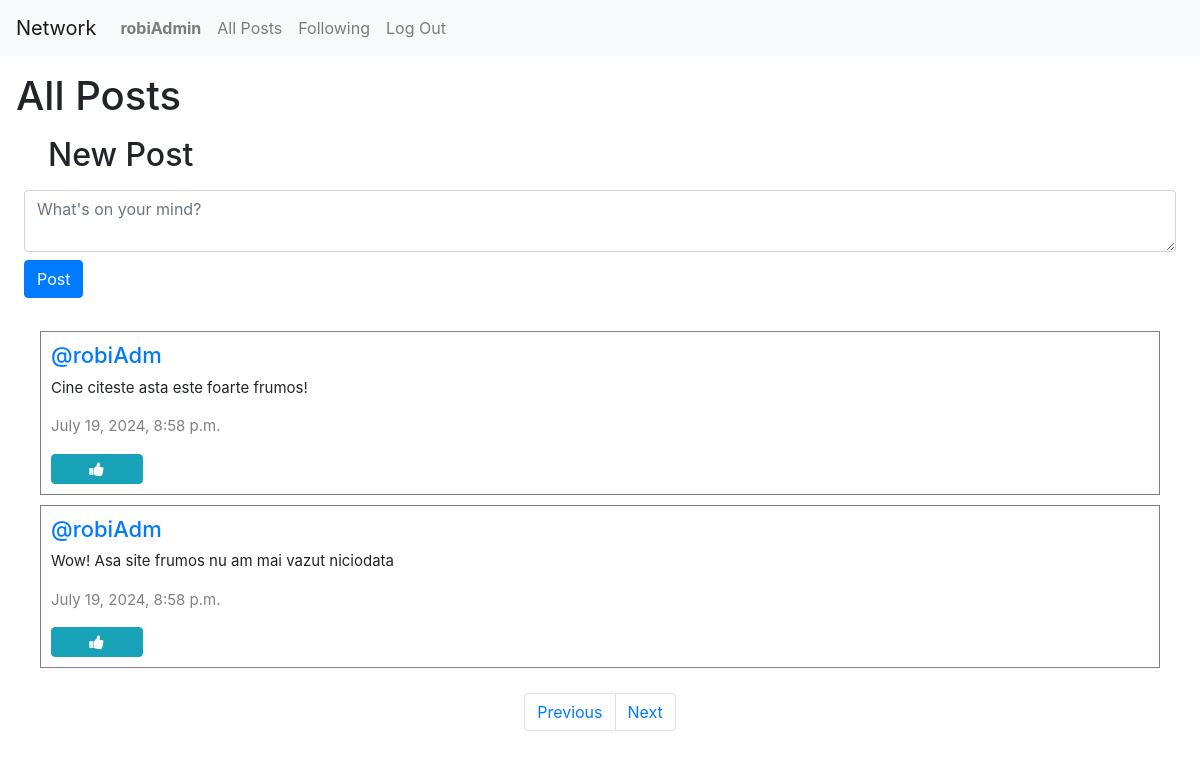
Page /?page=2 (signed in) on the committed database.
### network/models.py (models this page shows, shortened)
class User(AbstractUser):
    pass

class Post(models.Model):
    user = models.ForeignKey(User, on_delete=models.CASCADE, related_name="posts")
    content = models.CharField(max_length=280)
    date = models.DateTimeField(auto_now_add=True)

### network/views.py (the view)
# urls.py: path("", views.index, name="index"),
def index(request):
    allPosts = Post.objects.all().order_by("id").reverse()
    p = Paginator(allPosts, 2)
    pageNumber = request.GET.get('page')
    postOnPage = p.get_page(pageNumber)
    allLikes = Like.objects.all()
    whoUserLiked = []
    try:
        for like in allLikes:
            if like.user.id == request.user.id:
                whoUserLiked.append(like.post.id)
    except:
        whoUserLiked = []
    return render(request, "network/index.html" , {
        "postOnPage": postOnPage,
        "whoUserLiked": whoUserLiked
    })

### network/templates/network/index.html (shortened to what this page needs)
{% extends "network/layout.html" %}
{% block body %}
    <h1 class="mx-3 my-3">All Posts</h1>
    {% if user.is_authenticated %}
        <div class = "new-post">
            <h2 class="mx-5 my-3">New Post</h2>
            <form action="{% url 'newPost' %}" method="POST" class="mx-4">
                <textarea name="post" class="form-control" placeholder="What's on your mind?"></textarea>
                <input type="Submit" class="btn btn-primary my-2" value="Post">
            </form>
        </div>
        <div class="all-posts">
            {% for post in postOnPage %}
                <div class ="row post">
                    <h5 class="username"> <a href="{% url 'profile' user_name=post.user.username %}"> @{{ post.user }} </a> </h5>
                    <p class="content" id="content_{{ post.id }}"> {{ post.content }} </p>
                    <p class="date"> {{ post.date }} </p>
                    {% if user.is_authenticated %}
                        {% if user == post.user %}
                            <div class="d-flex">
                                <button class="btn btn-primary" data-toggle="modal" data-target="#modal_edit_post_{{ post.id }}">Edit</button>
                            </div>
                            <div class="modal" id="modal_edit_post_{{ post.id }}" tabindex="-1" role="dialog" aria-labelledby="modal_edit_post_{{ post.id }}_label" aria-hidden="true">
                                <div class="modal-dialog" role="document">
                                  <div class="modal-content">
                                    <div class="modal-header">
                                      <h5 class="modal-title">Modal title</h5>
                                      <button type="button" class="close" data-dismiss="modal" aria-label="Close">
                                        <span aria-hidden="true">&times;</span>
                                      </button>
                                    </div>
                                    <div class="modal-body">
                                      <textarea rows="6" id="textarea_{{ post.id }}" class="form-control" name="content">{{ post.content }}</textarea>
                                    </div>
                                    <div class="modal-footer">
                                      <button type="button" class="btn btn-secondary" data-dismiss="modal" >Close</button>
                                      <button type="button" class="btn btn-primary" onclick="submitHandler({{ post.id }})">Save changes</button>
                                    </div>
                                  </div>
                                </div>
                              </div>
                              {% else%}
                                    {% if post.id in whoUserLiked %}
                                        <button class="btn btn-info fa fa-thumbs-down col-1" onclick="likeHandler({{ post.id }}, {{ whoUserLiked }})" id="{{ post.id }}"> </button>
                                    {% else %}
                                        <button class="btn btn-info fa fa-thumbs-up col-1" onclick="likeHandler({{ post.id }}, {{ whoUserLiked }})" id="{{ post.id }}"> </button>
                              {% endif %}
                        {% endif %}
                    {% endif %}
                </div>
            {% endfor %}
        </div>
        <nav aria-label="Page navigation example" class="mx-3">
            <ul class="pagination d-flex justify-content-center">
                {% if postOnPage.has_previous %}
                    <li class="page-item"><a class="page-link" href="?page={{ postOnPage.previous_page_number }}">Previous</a></li>
                {% endif %}
                {% if postOnPage.has_next %}
                    <li class="page-item"><a class="page-link" href="?page={{ postOnPage.next_page_number }}">Next</a></li>
                {% endif %}
            </ul>
          </nav>
    {% endif %}
{% endblock %}

### network/templates/network/layout.html (shortened to what this page needs)
{% load static %}
<!DOCTYPE html>
<html lang="en">
    <head>
        <link rel="stylesheet" href="https://stackpath.bootstrapcdn.com/bootstrap/4.4.1/css/bootstrap.min.css">
        <link href="{% static 'network/styles.css' %}" rel="stylesheet">
        <link rel="stylesheet" href="https://cdnjs.cloudflare.com/ajax/libs/font-awesome/4.7.0/css/font-awesome.min.css">
    </head>
    <body>
        <nav class="navbar navbar-expand-lg navbar-light bg-light">
            <a class="navbar-brand" href="{% url 'index' %}">Network</a>
            <div>
              <ul class="navbar-nav mr-auto">
                {% if user.is_authenticated %}
                    <li class="nav-item">
                        <a class="nav-link" href="{% url 'profile' user_name=user.username %}"><strong>{{ user.username }}</strong></a>
                    </li>
                {% endif %}
                <li class="nav-item">
                  <a class="nav-link" href="{% url 'index' %}">All Posts</a>
                </li>
                {% if user.is_authenticated %}
                    <li class="nav-item">
                        <a class="nav-link" href="{% url 'following' %}">Following</a>
                    </li>
                    <li class="nav-item">
                        <a class="nav-link" href="{% url 'logout' %}">Log Out</a>
                    </li>
                {% endif %}
              </ul>
            </div>
          </nav>
        <div class="body">
            {% block body %}
            {% endblock %}
        </div>
    </body>
</html>

### network/static/network/styles.css (style rules this page uses)
.all-posts { display: flex; justify-content: flex-start; flex-direction: column; margin: 20px; }
.post { border: 0.1px solid gray; display: flex; justify-content: center; flex-direction: column; box-sizing: border-box; margin: 5px 20px; padding: 10px }
.content { font-size: 15px; }
.username { font-size: 22px; }
.date { color: gray; font-size: 15px; }

### rows in the picture
User: username "robiAdmin"
Post: user "robiAdm", content "Cine citeste asta este foarte frumos!", date "July 19, 2024, 8:58 p.m."
Post: user "robiAdm", content "Wow! Asa site frumos nu am mai vazut niciodata", date "July 19, 2024, 8:58 p.m."
